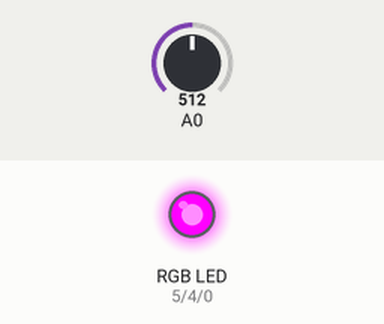
This sketch was run on a simulated Arduino Uno, built with avr-gcc and run on an emulated ATmega328P. Shown: an RGB LED mixed from three pins (HIGH = lit). The inputs (shaded band) are chosen by the test bench; at power-on: A0 = 512.

Above: at 1.2 s.
1.3 s: A0 set to 359
2.8 s: A0 set to 323
At 3.9 s:
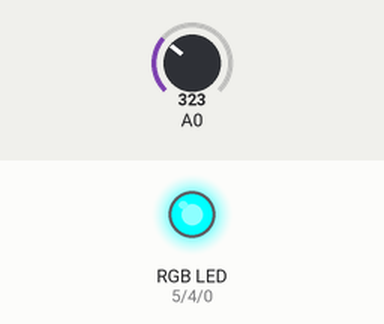
4.3 s: A0 set to 692
At 5.0 s:
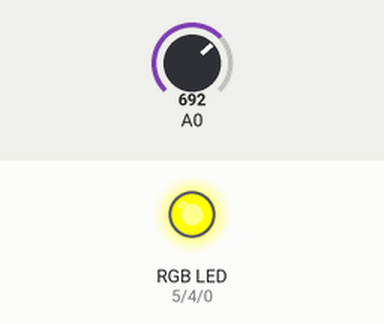
5.8 s: A0 set to 668
At 6.2 s:
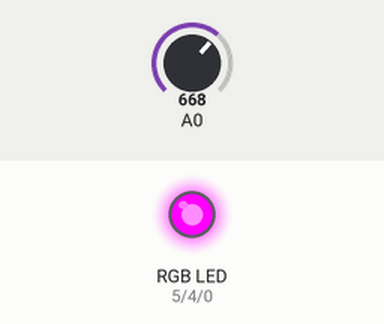
7.3 s: A0 set to 716
At 8.5 s:
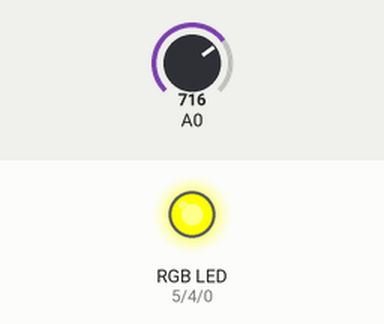
Timing chart, 0 to 9.8 s (numbered marks = the images above; inputs shaded):
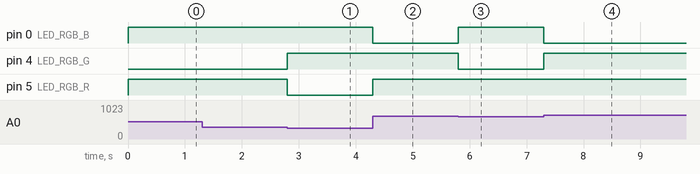

Measured:
- the behaviour switches between 342 and 341 on A0 (found by bisection; images 0 and 1)
- the behaviour switches between 683 and 682 on A0 (found by bisection; images 2 and 3)
- after the input at 1.3 s, every drawn part: stays the same
- after the input at 2.8 s, pin 4 (LED_RGB_G): LOW → HIGH at once; pin 5 (LED_RGB_R): HIGH → LOW at once
- after the input at 4.3 s, pin 0 (LED_RGB_B): HIGH → LOW at once; pin 5 (LED_RGB_R): LOW → HIGH at once
- after the input at 5.8 s, pin 0 (LED_RGB_B): LOW → HIGH at once; pin 4 (LED_RGB_G): HIGH → LOW at once
- after the input at 7.3 s, pin 0 (LED_RGB_B): HIGH → LOW at once; pin 4 (LED_RGB_G): LOW → HIGH at once

The sketch:

LedRGB_Pote.ino
```cpp
#define LED_RGB_R 5 // D1
#define LED_RGB_G 4 // D2
#define LED_RGB_B 0 // D3


void setup() {
  pinMode(LED_RGB_R, OUTPUT);
  pinMode(LED_RGB_G, OUTPUT);
  pinMode(LED_RGB_B, OUTPUT);
}

void loop() {
  int PoteValue = analogRead(A0);
  if (PoteValue <= 341) {
    digitalWrite(LED_RGB_R, LOW);
    digitalWrite(LED_RGB_G, HIGH);
    digitalWrite(LED_RGB_B, HIGH);
  }
  if (PoteValue > 341 && PoteValue <= 682) {
    digitalWrite(LED_RGB_R, HIGH);
    digitalWrite(LED_RGB_G, LOW);
    digitalWrite(LED_RGB_B, HIGH);
  }
  if (PoteValue > 682) {
    digitalWrite(LED_RGB_R, HIGH);
    digitalWrite(LED_RGB_G, HIGH);
    digitalWrite(LED_RGB_B, LOW);
  }
}
```
